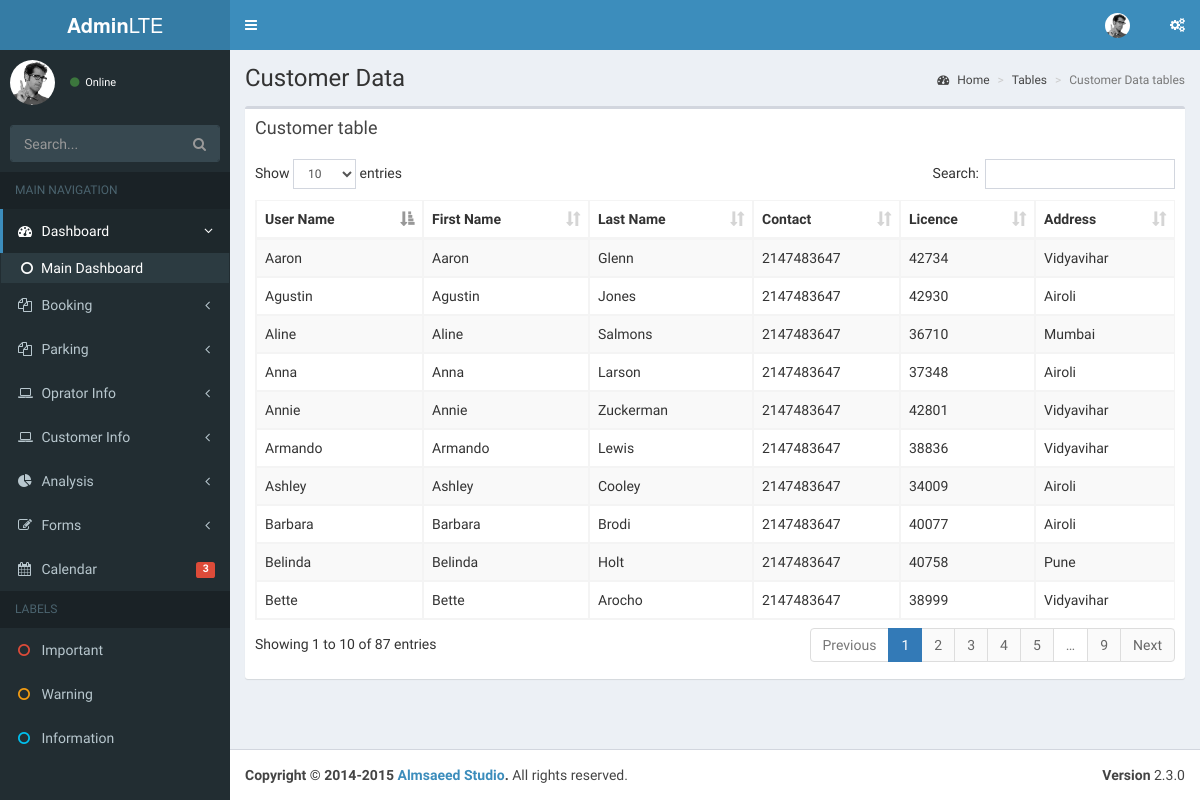
Page /park/customer.php on the committed database.
### tables this page shows
CREATE TABLE `Normal_User` (
  `username` varchar(15) NOT NULL,
  `first_name` varchar(15) NOT NULL,
  `last_name` varchar(15) NOT NULL,
  `contact` int(10) NOT NULL,
  `licence_number` varchar(16) NOT NULL,
  `address` varchar(50) NOT NULL,
  `OTP` int(6) NOT NULL
);

### park/customer.php (the view, shortened to what this page needs)
<?php
   include_once("../config/config.php");
?>
<!DOCTYPE html>
<html>
  <head>
    <link rel="stylesheet" href="bootstrap/css/bootstrap.min.css">
    <link rel="stylesheet" href="https://maxcdn.bootstrapcdn.com/font-awesome/4.4.0/css/font-awesome.min.css">
    <link rel="stylesheet" href="https://code.ionicframework.com/ionicons/2.0.1/css/ionicons.min.css">
    <link rel="stylesheet" href="plugins/datatables/dataTables.bootstrap.css">
    <link rel="stylesheet" href="dist/css/AdminLTE.min.css">
    <link rel="stylesheet" href="dist/css/skins/_all-skins.min.css">
  </head>
  <body class="hold-transition skin-blue sidebar-mini">
    <div class="wrapper">
      <header class="main-header">
        <a href="../../index2.html" class="logo">
          <span class="logo-lg"><b>Admin</b>LTE</span>
        </a>
        <nav class="navbar navbar-static-top" role="navigation">
          <a href="#" class="sidebar-toggle" data-toggle="offcanvas" role="button">
          </a>
          <div class="navbar-custom-menu">
            <ul class="nav navbar-nav">
              <li class="dropdown user user-menu">
                <a href="#" class="dropdown-toggle" data-toggle="dropdown">
                  <img src="dist/img/user2-160x160.jpg" class="user-image" alt="User Image">
                </a>
              </li>
              <li>
                <a href="#" data-toggle="control-sidebar"><i class="fa fa-gears"></i></a>
              </li>
            </ul>
          </div>
        </nav>
      </header>
      <aside class="main-sidebar">
        <section class="sidebar">
          <div class="user-panel">
            <div class="pull-left image">
              <img src="dist/img/user2-160x160.jpg" class="img-circle" alt="User Image">
            </div>
            <div class="pull-left info">
              <a href="#"><i class="fa fa-circle text-success"></i> Online</a>
            </div>
          </div>
          <form action="#" method="get" class="sidebar-form">
            <div class="input-group">
              <input type="text" name="q" class="form-control" placeholder="Search...">
              <span class="input-group-btn">
                <button type="submit" name="search" id="search-btn" class="btn btn-flat"><i class="fa fa-search"></i></button>
              </span>
            </div>
          </form>
          <ul class="sidebar-menu">
            <li class="header">MAIN NAVIGATION</li>
            <li class="active treeview">
              <a href="#">
                <i class="fa fa-dashboard"></i> <span>Dashboard</span> <i class="fa fa-angle-left pull-right"></i>
              </a>
              <ul class="treeview-menu">
                <li class="active"><a href="index2.html"><i class="fa fa-circle-o"></i>Main Dashboard</a></li>
              </ul>
            </li>
            <li class="treeview">
              <a href="#">
                <i class="fa fa-files-o"></i>
                <span>Booking</span><i class="fa fa-angle-left pull-right"></i>
              </a>
            </li>
            <li class="treeview">
              <a href="#">
                <i class="fa fa-files-o"></i>
                <span>Parking</span><i class="fa fa-angle-left pull-right"></i>
              </a>
            </li>
            <li>
            <li class="treeview">
              <a href="#">
                <i class="fa fa-laptop"></i>
                <span>Oprator Info</span>
                <i class="fa fa-angle-left pull-right"></i>
              </a>
            </li>
            <li class="treeview">
              <a href="#">
                <i class="fa fa-laptop"></i>
                <span>Customer Info</span>
                <i class="fa fa-angle-left pull-right"></i>
              </a>
            </li>
            <li class="treeview">
              <a href="#">
                <i class="fa fa-pie-chart"></i>
                <span>Analysis</span>
                <i class="fa fa-angle-left pull-right"></i>
              </a>
            </li>
            <li class="treeview">
              <a href="#">
                <i class="fa fa-edit"></i> <span>Forms</span>
                <i class="fa fa-angle-left pull-right"></i>
              </a>
            </li>
            <li>
              <a href="pages/calendar.html">
                <i class="fa fa-calendar"></i> <span>Calendar</span>
                <small class="label pull-right bg-red">3</small>
              </a>
            </li>
            <li class="header">LABELS</li>
            <li><a href="#"><i class="fa fa-circle-o text-red"></i> <span>Important</span></a></li>
            <li><a href="#"><i class="fa fa-circle-o text-yellow"></i> <span>Warning</span></a></li>
            <li><a href="#"><i class="fa fa-circle-o text-aqua"></i> <span>Information</span></a></li>
          </ul>
        </section>
      </aside>
      <div class="content-wrapper">
        <section class="content-header">
          <h1>
            Customer Data
          </h1>
          <ol class="breadcrumb">
            <li><a href="#"><i class="fa fa-dashboard"></i> Home</a></li>
            <li><a href="#">Tables</a></li>
            <li class="active">Customer Data tables</li>
          </ol>
        </section>
        <section class="content">
          <div class="row">
            <div class="col-xs-12">
              <div class="box">
                <div class="box-header">
                  <h3 class="box-title">Customer table</h3>
                </div>
                <div class="box-body">
                  <table id="example1" class="table table-bordered table-striped">
                    <thead>
                      <tr>
                        <th>User Name</th>
                        <th>First Name</th>
                        <th>Last Name</th>
                        <th>Contact</th>
                        <th>Licence</th>
                        <th>Address</th>
                      </tr>
                    </thead>
                    <tbody>
                      <?php
                        $query="select * from normal_user";
                        $result=mysqli_query($con,$query);
                        while($row=mysqli_fetch_array($result)){
                        echo '
                          <tr>
                            <td>'.$row['username'].'</td>
                            <td>'.$row['first_name'].'</td>
                            <td>'.$row['last_name'].'</td>
                            <td>'.$row['contact'].'</td>
                            <td>'.$row['licence_number'].'</td>
                            <td>'.$row['address'].'</td>
                          </tr>
                        ';
                        }
                      ?>
                    </tbody>
                  </table>
                </div>
              </div>
            </div>
          </div>
        </section>
      </div>
      <footer class="main-footer">
        <div class="pull-right hidden-xs">
          <b>Version</b> 2.3.0
        </div>
        <strong>Copyright &copy; 2014-2015 <a href="http://almsaeedstudio.com">Almsaeed Studio</a>.</strong> All rights reserved.
      </footer>
    </div>
  </body>
</html>

### rows in the picture
normal_user: username "Aaron", first_name "Aaron", last_name "Glenn", contact "2147483647", licence_number "42734", address "Vidyavihar"
normal_user: username "Agustin", first_name "Agustin", last_name "Jones", contact "2147483647", licence_number "42930", address "Airoli"
normal_user: username "Aline", first_name "Aline", last_name "Salmons", contact "2147483647", licence_number "36710", address "Mumbai"
normal_user: username "Anna", first_name "Anna", last_name "Larson", contact "2147483647", licence_number "37348", address "Airoli"
normal_user: username "Annie", first_name "Annie", last_name "Zuckerman", contact "2147483647", licence_number "42801", address "Vidyavihar"
normal_user: username "Armando", first_name "Armando", last_name "Lewis", contact "2147483647", licence_number "38836", address "Vidyavihar"
normal_user: username "Ashley", first_name "Ashley", last_name "Cooley", contact "2147483647", licence_number "34009", address "Airoli"
normal_user: username "Barbara", first_name "Barbara", last_name "Brodi", contact "2147483647", licence_number "40077", address "Airoli"
normal_user: username "Belinda", first_name "Belinda", last_name "Holt", contact "2147483647", licence_number "40758", address "Pune"
normal_user: username "Bette", first_name "Bette", last_name "Arocho", contact "2147483647", licence_number "38999", address "Vidyavihar"
